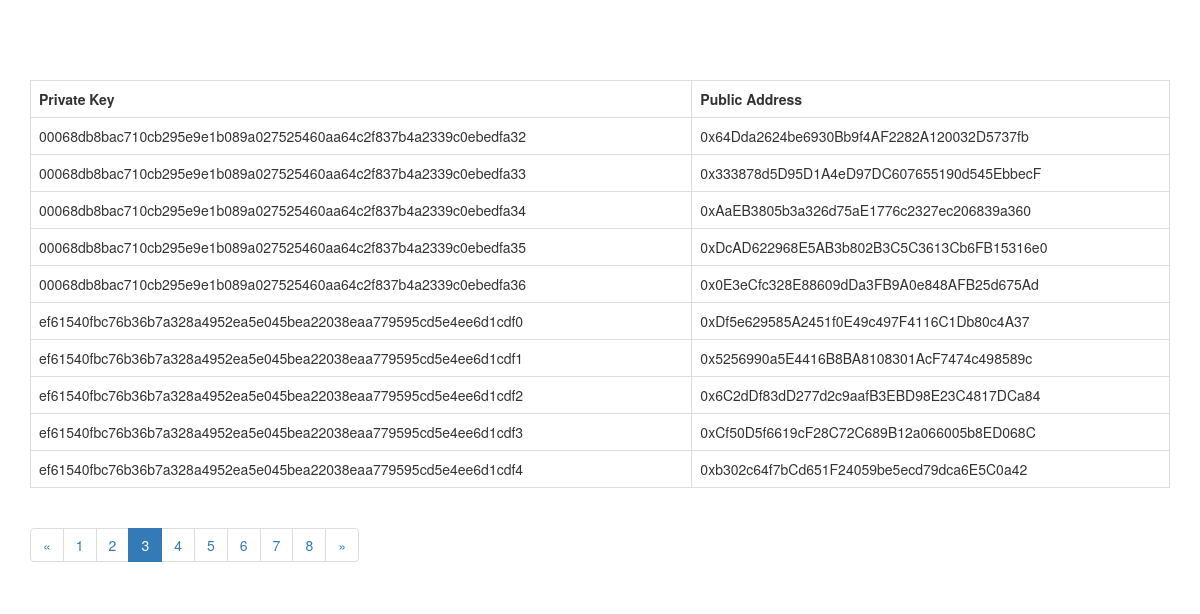
/?page=3, run on the app's committed database.
### front_app/models.py (models this page shows, shortened)
class EthereumKeys(models.Model):
    public_key = models.CharField(default='', max_length=64)
    private_key = models.CharField(default='', max_length=42)
    class Meta:
        db_table = "EthereumKeys"

### front_app/views.py (the view)
# urls.py: path('', views.index, name='index'),
def index(request):
    ethkeys = EthereumKeys.objects.all()
    page = request.GET.get('page', 1)
    paginator = Paginator(ethkeys, 10)
    try:
        ethkeys = paginator.page(page)
    except PageNotAnInteger:
        ethkeys = paginator.page(1)
    except EmptyPage:
        ethkeys = paginator.page(paginator.num_pages)
    return render(request, 'index.html', {'ethkeys': ethkeys})

### front_app/templates/index.html (shortened to what this page needs)
{% extends 'base.html' %}
{% block content %}
<table class="table table-bordered">
        <tr><td><strong>Private Key</strong></td><td><strong>Public Address</strong></td></tr>
{% for ethkey in ethkeys %}
        <tr>
        <td> {{ethkey.public_key}} </td>
        <td> {{ethkey.private_key}} </td>
        </tr>
{% endfor %}
</table>
{% if ethkeys.has_other_pages %}
  <ul class="pagination">
    {% if ethkeys.has_previous %}
      <li><a href="?page={{ hexkeys.previous_page_number }}">&laquo;</a></li>
    {% else %}
      <li class="disabled"><span>&laquo;</span></li>
    {% endif %}
    {% for i in ethkeys.paginator.page_range %}
      {% if ethkeys.number == i %}
        <li class="active"><span>{{ i }} <span class="sr-only">(current)</span></span></li>
      {% else %}
        <li><a href="?page={{ i }}">{{ i }}</a></li>
      {% endif %}
    {% endfor %}
    {% if ethkeys.has_next %}
      <li><a href="?page={{ hexkeys.next_page_number }}">&raquo;</a></li>
    {% else %}
      <li class="disabled"><span>&raquo;</span></li>
    {% endif %}
  </ul>
{% endif %}
{% endblock content %}

### front_app/templates/base.html (style rules this page uses)
body { padding-top: 60px; }

### data on the page
EthereumKeys: public_key "00068db8bac710cb295e9e1b089a027525460aa64c2f837b4a2339c0ebedfa32", private_key "0x64Dda2624be6930Bb9f4AF2282A120032D5737fb"
EthereumKeys: public_key "00068db8bac710cb295e9e1b089a027525460aa64c2f837b4a2339c0ebedfa33", private_key "0x333878d5D95D1A4eD97DC607655190d545EbbecF"
EthereumKeys: public_key "00068db8bac710cb295e9e1b089a027525460aa64c2f837b4a2339c0ebedfa34", private_key "0xAaEB3805b3a326d75aE1776c2327ec206839a360"
EthereumKeys: public_key "00068db8bac710cb295e9e1b089a027525460aa64c2f837b4a2339c0ebedfa35", private_key "0xDcAD622968E5AB3b802B3C5C3613Cb6FB15316e0"
EthereumKeys: public_key "00068db8bac710cb295e9e1b089a027525460aa64c2f837b4a2339c0ebedfa36", private_key "0x0E3eCfc328E88609dDa3FB9A0e848AFB25d675Ad"
EthereumKeys: public_key "ef61540fbc76b36b7a328a4952ea5e045bea22038eaa779595cd5e4ee6d1cdf0", private_key "0xDf5e629585A2451f0E49c497F4116C1Db80c4A37"
EthereumKeys: public_key "ef61540fbc76b36b7a328a4952ea5e045bea22038eaa779595cd5e4ee6d1cdf1", private_key "0x5256990a5E4416B8BA8108301AcF7474c498589c"
EthereumKeys: public_key "ef61540fbc76b36b7a328a4952ea5e045bea22038eaa779595cd5e4ee6d1cdf2", private_key "0x6C2dDf83dD277d2c9aafB3EBD98E23C4817DCa84"
EthereumKeys: public_key "ef61540fbc76b36b7a328a4952ea5e045bea22038eaa779595cd5e4ee6d1cdf3", private_key "0xCf50D5f6619cF28C72C689B12a066005b8ED068C"
EthereumKeys: public_key "ef61540fbc76b36b7a328a4952ea5e045bea22038eaa779595cd5e4ee6d1cdf4", private_key "0xb302c64f7bCd651F24059be5ecd79dca6E5C0a42"

### other printed values
{{ i }} "1" "2" "4" "5" "6" "7" "8"
{{ i }} "3"
